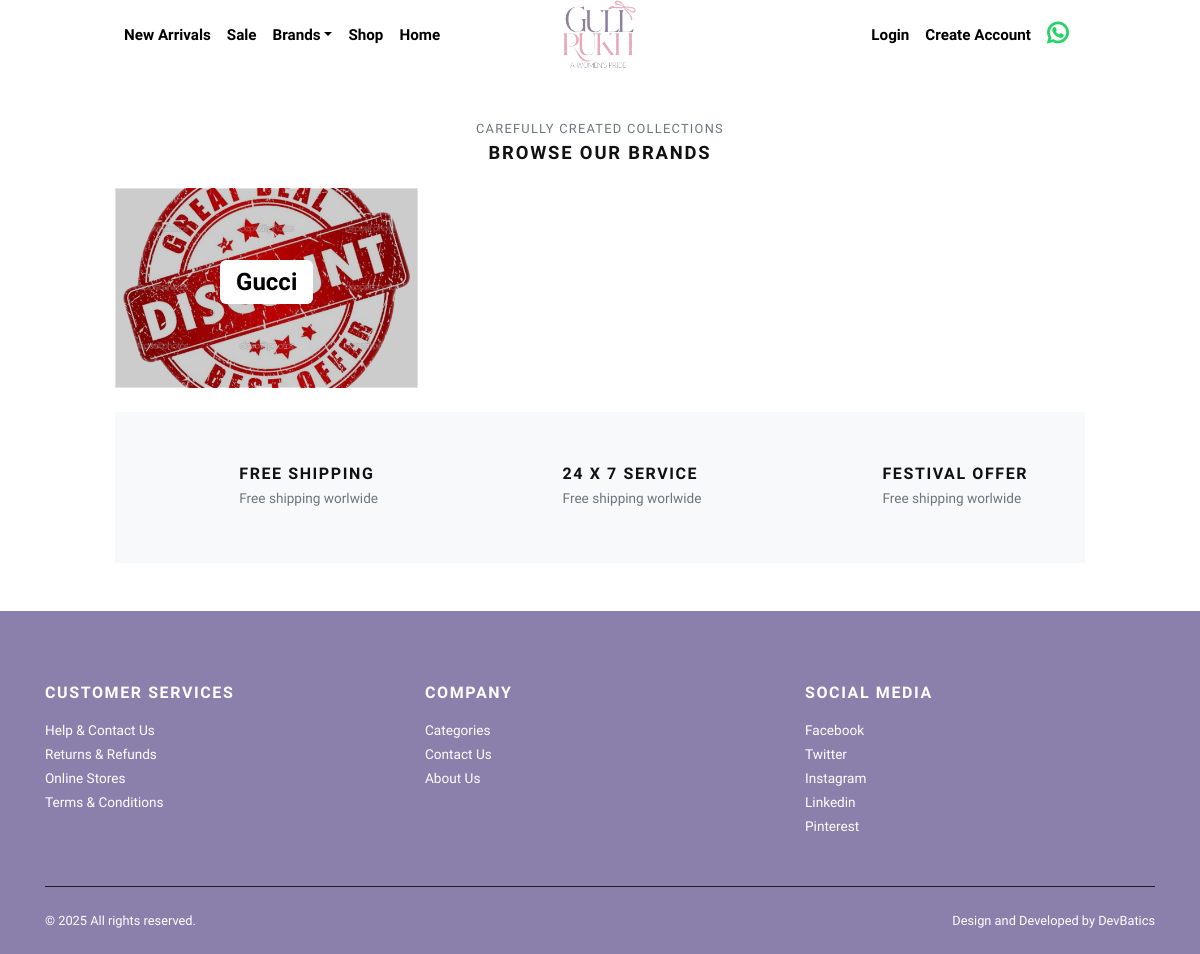
The page /all_brands on the database its author committed.
### store/models.py (models this page shows, shortened)
class Brand(models.Model):
    name = models.CharField(max_length=150)
    brand_image = models.ImageField(upload_to='brand', blank=True, null=True)
    Date = models.DateTimeField()

### store/views.py (the view)
# urls.py: path('all_brands', views.all_brands, name="all_brands"),
def all_brands(request):
    brands = Brand.objects.all()
    context = {
        'brands': brands,
    }
    return render(request, 'store/all_brands.html', context)

### store/context_preprocessors.py (called while the page is built)
def store_menu(request):
    categories = Category.objects.filter(is_active=True)
    brands = Brand.objects.all()
    context = {
        'categories_menu': categories,
        'brands':brands,
    }
    return context

def cart_menu(request):
    if request.user.is_authenticated:
        cart_items= Cart.objects.filter(user=request.user)
        context = {
            'cart_items': cart_items,
        }
    else:
        context = {}
    return context

### templates/store/all_brands.html (shortened to what this page needs)
{% extends 'base.html' %}
{% load static %}
      {% block content %}
      <div class="container col-md-10">
        <section class="pt-5">
          <header class="text-center">
            <p class="small text-muted small text-uppercase mb-1">Carefully created collections</p>
            <h2 class="h5 text-uppercase mb-4">Browse our Brands</h2>
          </header>
          <div class="row">
            {% for item in brands %}
              <div class="col-md-4 mb-4">
                <a href="{% url 'store:brand_products' item.id %}" class="card text-center text-decoration-none" style="background-image: url('{{ item.brand_image.url }}'); background-size: cover; background-position: center; height: 200px; position: relative; display: flex; align-items: center; justify-content: center;">
                  <h5 class="card-title" style="z-index: 1; background-color: white; color: black; padding: 8px 16px; border-radius: 6px; font-size: 1.5rem;">
                    {{ item.name }}
                  </h5>
                </a>
              </div>
            {% endfor %}
          </div>
        </section>
        <section class="py-5 bg-light">
          <div class="container">
            <div class="row text-center">
              <div class="col-lg-4 mb-3 mb-lg-0">
                <div class="d-inline-block">
                  <div class="media align-items-end">
                    <svg class="svg-icon svg-icon-big svg-icon-light">
                      <use xlink:href="#delivery-time-1"> </use>
                    </svg>
                    <div class="media-body text-left ml-3">
                      <h6 class="text-uppercase mb-1">Free shipping</h6>
                      <p class="text-small mb-0 text-muted">Free shipping worlwide</p>
                    </div>
                  </div>
                </div>
              </div>
              <div class="col-lg-4 mb-3 mb-lg-0">
                <div class="d-inline-block">
                  <div class="media align-items-end">
                    <svg class="svg-icon svg-icon-big svg-icon-light">
                      <use xlink:href="#helpline-24h-1"> </use>
                    </svg>
                    <div class="media-body text-left ml-3">
                      <h6 class="text-uppercase mb-1">24 x 7 service</h6>
                      <p class="text-small mb-0 text-muted">Free shipping worlwide</p>
                    </div>
                  </div>
                </div>
              </div>
              <div class="col-lg-4">
                <div class="d-inline-block">
                  <div class="media align-items-end">
                    <svg class="svg-icon svg-icon-big svg-icon-light">
                      <use xlink:href="#label-tag-1"> </use>
                    </svg>
                    <div class="media-body text-left ml-3">
                      <h6 class="text-uppercase mb-1">Festival offer</h6>
                      <p class="text-small mb-0 text-muted">Free shipping worlwide</p>
                    </div>
                  </div>
                </div>
              </div>
            </div>
          </div>
        </section>
        <br><br>
      </div>
      {% endblock content %}

### static/css/style.default.css (style rules this page uses)
.text-small { font-size: 0.85rem !important; }
.text-uppercase { text-transform: uppercase; letter-spacing: 0.1em; }
.svg-icon { width: 32px; height: 32px; vertical-align: text-bottom; stroke: currentColor; stroke-width: 3; --layer1: currentColor; --layer2: currentColor; --layer3: currentColor; }
.svg-icon.svg-icon-light { stroke-width: 2; }
.svg-icon-big { width: 48px; height: 48px; }
body { font-family: "Libre Franklin", sans-serif; font-size: 1rem; font-weight: 400; line-height: 1.5; color: #111111; background-color: #fff; }
a { color: #dcb14a; text-decoration: none; }
h1, h2, h3, h4, h5, h6, .h1, .h2, .h3, .h4, .h5, .h6 { margin-bottom: 0.5rem; font-family: inherit; font-weight: 900; line-height: 1.2; color: inherit; }
h2, .h2 { font-size: 1.9rem; }
h5, .h5 { font-size: 1.15rem; }
h6, .h6 { font-size: 1rem; }
small, .small { font-size: 80%; font-weight: 400; }
.bg-light { background-color: #f8f9fa !important; }
.card { background-color: #fff; border: 1px solid rgba(17, 17, 17, 0.125); border-radius: 0; }
.card-title { margin-bottom: 0.75rem; color: #000; }

### rows shown on the page
Brand: brand_image (picture), name "Gucci"
